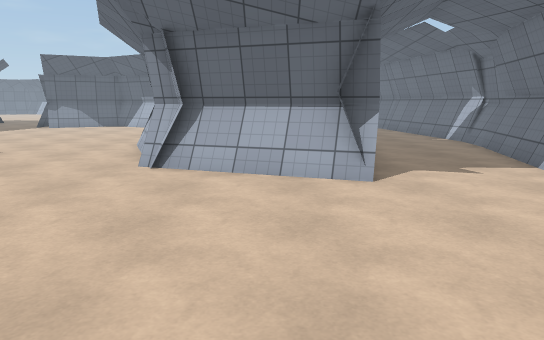
[1] (above)

17 first-person views from a walk through a Unity game level. The camera is 1.4 m above the floor, tilts 10° down and sees 70° across. The floor is counted in squares, 1 m on a side. Each view is taken from the middle of a square. On the plan, view 1 faces up. The plan holds only what a view shows up to about 16 squares ahead; the rest is blank. The place goes on beyond the plan. The player character is not drawn. Some animated figures are not drawn. Door leaves are left out, so doorways stand open. Surface patterns are stand-ins for the level's own textures.

[2]
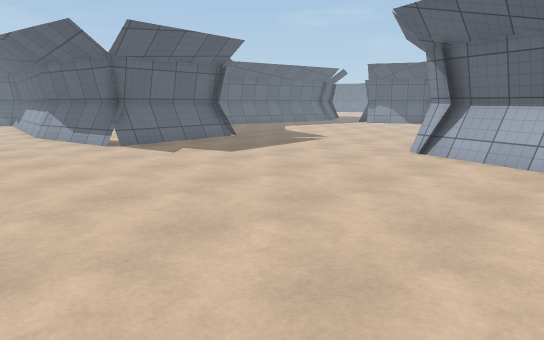

[3]
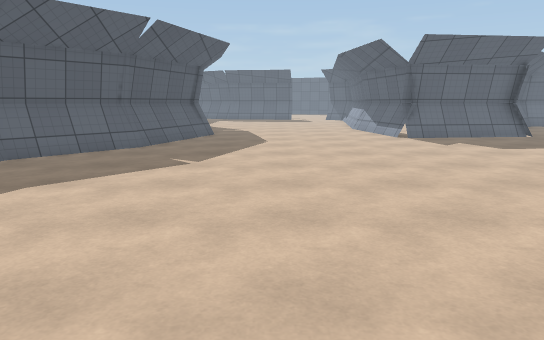

[4]
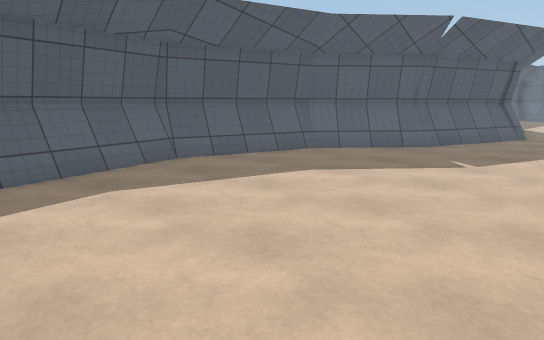

[5]
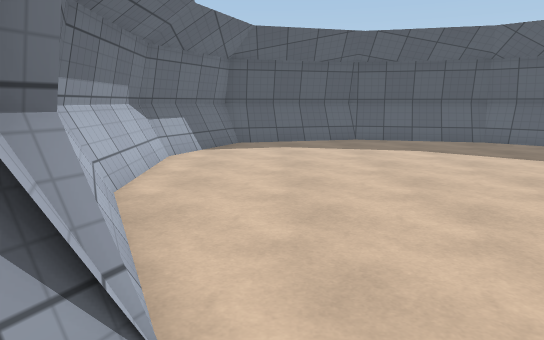

[6]
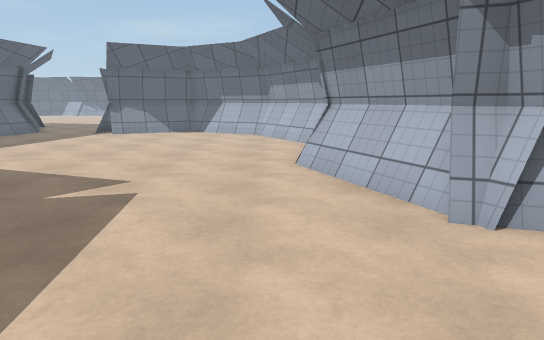

[7]
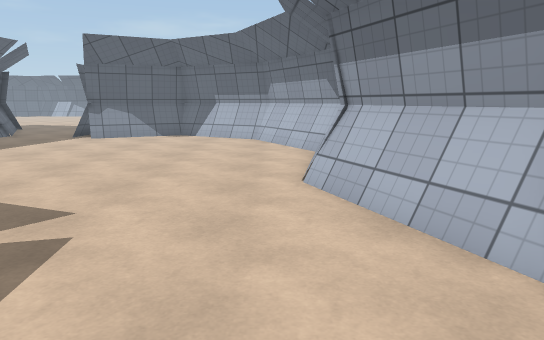

[8]
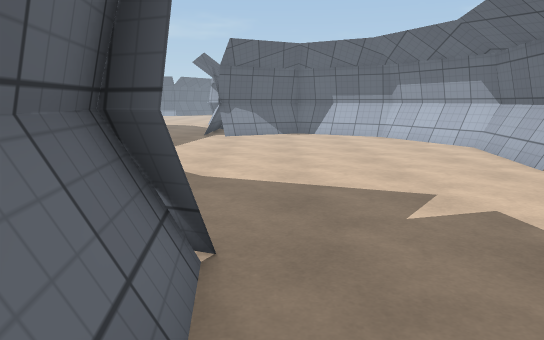

[9]
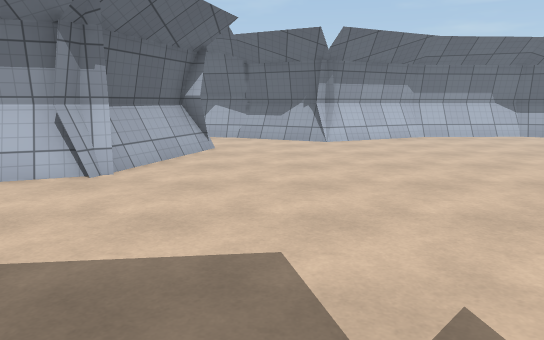

[10]
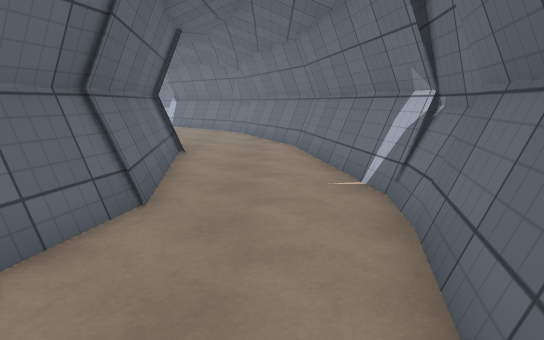

[11]
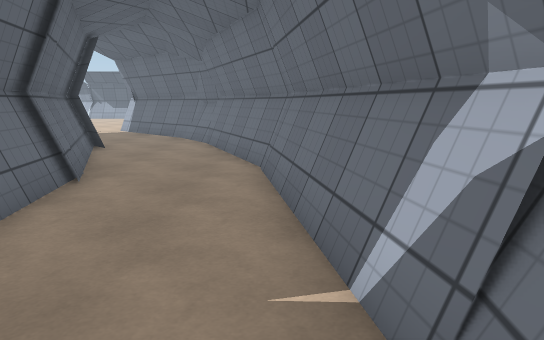

[12]
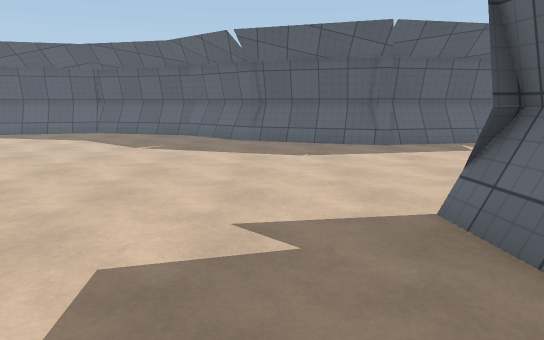

[13]
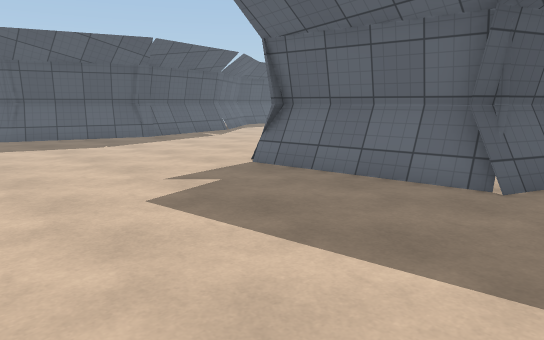

[14]
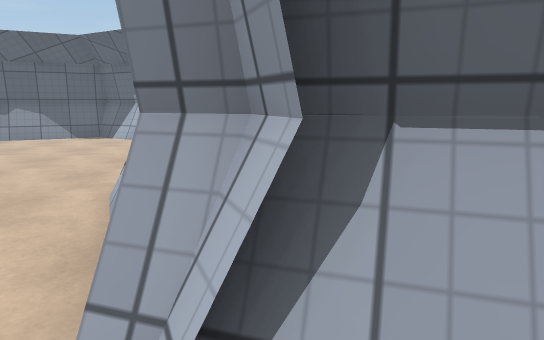

[15]
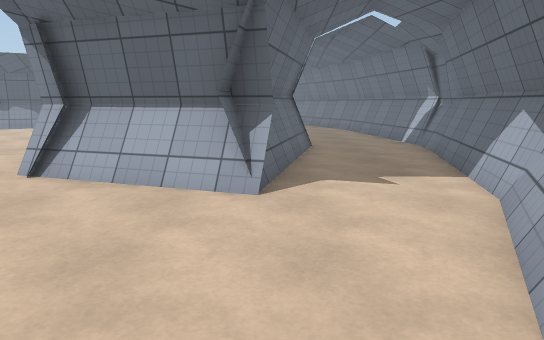

[16]
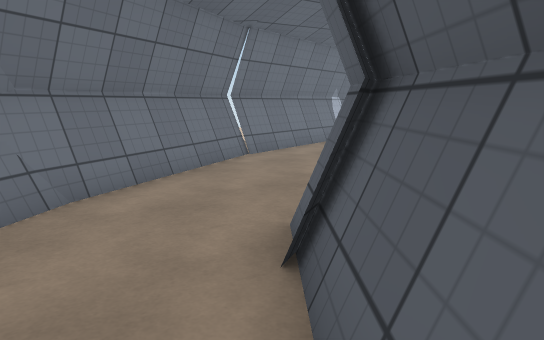

[17]
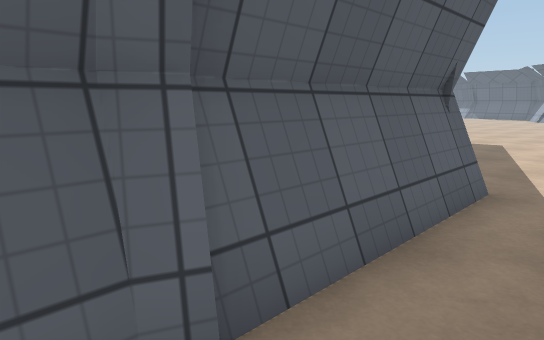

### Floor plan
Key: @ floor where view 1 was taken; # wall or solid block; . floor; = window, fence, low wall or low ledge.
Columns run from 12 left of view 1 to 7 right of it. Each row starts with its distance up from view 1.
 28         #.....##
 27         ##.....#
 26          ##....=#
 25           ##....##
 24            ##....#
 23   ###       ##...#
 22 ###.###     ##...##
 21 #.....##     #....#
 20 .......##    ##...#
 19 .......=#     #...#
 18 ........##    #...=#
 17 .........#    #....#
 16 ........=#    #....#
 15 ........##    ##...#
 14 ........#     ##...#
 13 ........#     ##...#
 12 ........##    ##...#
 11  ........#    #....#
 10  ........##   #...##
  9 =........###  #...#
  8 ##........#####...#
  7  #...........##...#
  6  #...............=#
  5  #...............#
  4 .#..............=#
  3 ##..............#
  2 ................=#
  1 .................#
  0 ............@....=#
 -1 ..................#
 -2 ..................#
 -3 ..................#
 -4 ..................#
 -5 ##=...............#
 -6   ###=...........=#
 -7      ##..........#
 -8       ##.........#
 -9        ###=...####
-10           #####

Positions as (right, up) in squares from view 1, and headings:
1: (0, 0), facing up
2: (2, -2), facing up-left
3: (5, -2), facing left
4: (5, -1), facing down-left
5: (3, 5), facing down
6: (-5, 4), facing up
7: (-5, 6), facing up
8: (-10, 5), facing up
9: (-10, 5), facing right
10: (5, 8), facing up
11: (6, 12), facing up
12: (-8, 8), facing down
13: (-4, 10), facing down-left
14: (-2, 7), facing up
15: (2, 1), facing up
16: (-2, 27), facing down-right
17: (2, 25), facing left
